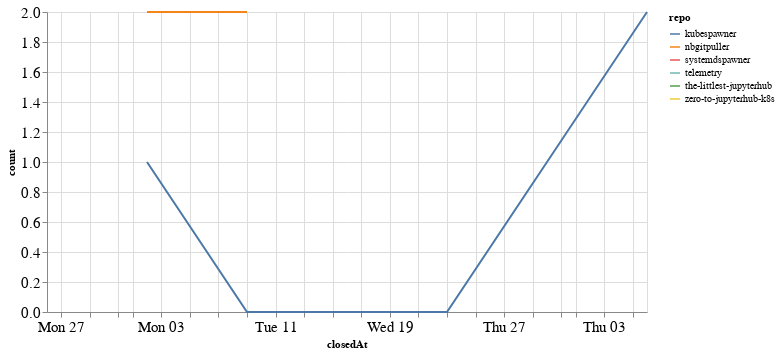

Notebook source saved alongside this figure:
### Code cell
closed_by_time = closed_by.groupby('repo').resample('W', on='closedAt').count()['author'].reset_index()
closed_by_time = closed_by_time.rename(columns={'author': 'count'})

alt.Chart(closed_by_time, width=600).mark_line().encode(
    x='closedAt',
    y='count',
    color='repo',
    tooltip="repo"
)

### Figure 1 — Vega-Lite specification as saved in the notebook (floating-point values rounded to 4 significant figures)
{"config": {"axisLeft": {"labelFontSize": 15}, "axisBottom": {"labelFontSize": 15}}, "data": {"name": "data-04a6b9084d05db21393bca297b920d4f"}, "mark": "line", "encoding": {"color": {"type": "nominal", "field": "repo"}, "tooltip": {"type": "nominal", "field": "repo"}, "x": {"type": "temporal", "field": "closedAt"}, "y": {"type": "quantitative", "field": "count"}}, "width": 600, "$schema": "https://vega.github.io/schema/vega-lite/v4.8.1.json", "datasets": {"data-04a6b9084d05db21393bca297b920d4f": [{"repo": "kubespawner", "closedAt": "2020-08-02T00:00:00", "count": 1}, {"repo": "kubespawner", "closedAt": "2020-08-09T00:00:00", "count": 0}, {"repo": "kubespawner", "closedAt": "2020-08-16T00:00:00", "count": 0}, {"repo": "kubespawner", "closedAt": "2020-08-23T00:00:00", "count": 0}, {"repo": "kubespawner", "closedAt": "2020-08-30T00:00:00", "count": 1}, {"repo": "kubespawner", "closedAt": "2020-09-06T00:00:00", "count": 2}, {"repo": "nbgitpuller", "closedAt": "2020-08-02T00:00:00", "count": 2}, {"repo": "nbgitpuller", "closedAt": "2020-08-09T00:00:00", "count": 2}, {"repo": "systemdspawner", "closedAt": "2020-07-26T00:00:00", "count": 1}, {"repo": "telemetry", "closedAt": "2020-08-30T00:00:00", "count": 1}, {"repo": "the-littlest-jupyterhub", "closedAt": "2020-07-26T00:00:00", "count": 1}, {"repo": "zero-to-jupyterhub-k8s", "closedAt": "2020-09-06T00:00:00", "count": 2}]}}
